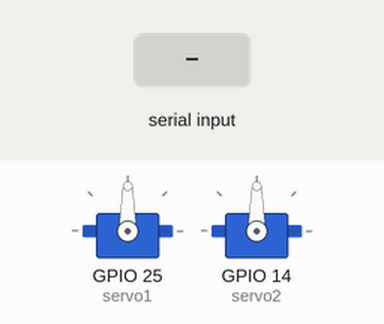
Recording of a sketch running on a simulated ESP32. Parts: 2 × servo. The test bench sets the inputs (shaded band). Nothing arrives over Bluetooth unless stated; what the sketch prints to the serial monitor is not drawn.

Above: at 1.2 s.
1.3 s: "run,45\n" received over the second serial link
At 1.44 s:
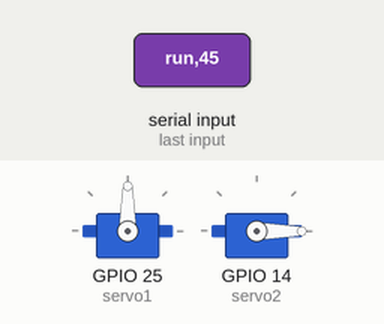
7.3 s: "move_tilt90\n" received over the second serial link
At 7.6 s:
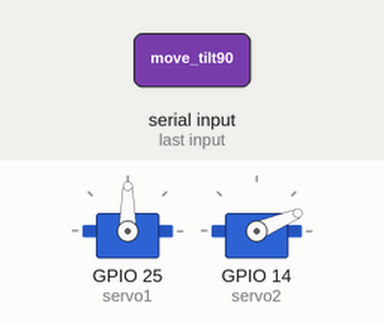
10.3 s: "pan,45\n" received over the second serial link
At 11.1 s:
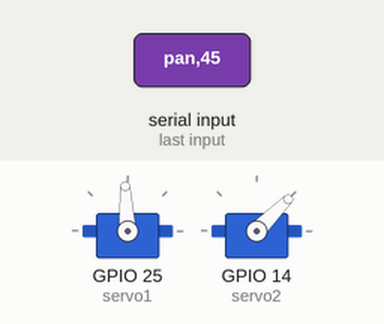
13.3 s: "move_pan,45\n" received over the second serial link
At 19.43 s:
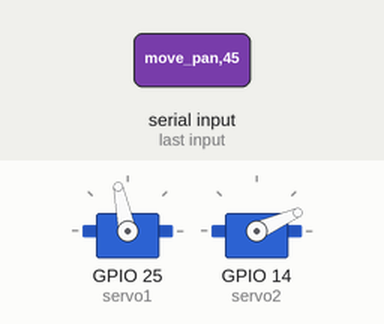
Timing chart, 0 to 25.0 s (numbered marks = the images above; inputs shaded):
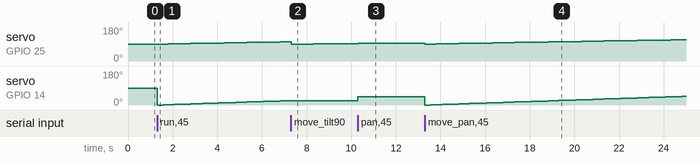

The sketch:

bluetooth_control.ino
```cpp
#include "BluetoothSerial.h"
#include <Servo.h>

// Check if Bluetooth is available
#if !defined(CONFIG_BT_ENABLED) || !defined(CONFIG_BLUEDROID_ENABLED)
#error Bluetooth is not enabled! Please run `make menuconfig` to enable it.
#endif

// Check Serial Port Profile
#if !defined(CONFIG_BT_SPP_ENABLED)
#error Serial Port Profile for Bluetooth is not available or not enabled. It is only available for the ESP32 chip.
#endif

BluetoothSerial SerialBT;
String device_name = "My";

Servo servo1;  // Create first servo object for tilt
Servo servo2;  // Create second servo object for pan

// Default servo angles
int tiltAngle = 90;  // Default tilt angle
int panAngle = 90;   // Default pan angle

unsigned long MOVING_TIME = 3000; // Moving time in milliseconds (3 seconds)
unsigned long moveStartTime;
int startTiltAngle = 90;  // Starting angle for tilt (servo1)
int stopTiltAngle  = 180;  // Stopping angle for tilt (servo1)
int startPanAngle = 0;    // Starting angle for pan (servo2)
int stopPanAngle  = 180;  // Stopping angle for pan (servo2)
bool runCommandActive = false;
bool runTiltOnly = false;
bool runPanOnly = false;


float tiltSpeedDegPerSec = 30.0;
float panSpeedDegPerSec = 30.0;


void setup() {
  Serial.begin(115200);
  SerialBT.begin(device_name);  // Bluetooth device name
  // Uncomment the next line to delete paired devices (debug only)
  // SerialBT.deleteAllBondedDevices();
  Serial.printf("The device with name \"%s\" is started.\nNow you can pair it with Bluetooth!\n", device_name.c_str());

  // Attach the servos to the designated pins
  servo1.attach(25);  // Tilt servo on pin 25
  servo2.attach(14);  // Pan servo on pin 14

  // Set initial positions
  servo1.write(tiltAngle);
  servo2.write(panAngle);
}

void loop() {
  // Check if data is available from Bluetooth
  if (SerialBT.available()) {
    String command = SerialBT.readStringUntil('\n'); // Read the incoming command
    command.trim(); // Remove any leading/trailing whitespace
    command.toLowerCase(); // Convert command to lowercase

    // Parse and execute the command
    if (command.startsWith("tilt")) {
      int angle = command.substring(5).toInt(); // Extract angle value
      if (angle >= 0 && angle <= 180) {
        tiltAngle = angle;
        servo1.write(tiltAngle);
        SerialBT.printf("Tilt angle set to %d\n", tiltAngle);
      } else {
        SerialBT.println("Invalid tilt angle! Use a value between 0 and 180.");
      }
    } else if (command.startsWith("pan")) {
      int angle = command.substring(4).toInt(); // Extract angle value
      if (angle >= 0 && angle <= 180) {
        panAngle = angle;
        servo2.write(panAngle);
        SerialBT.printf("Pan angle set to %d\n", panAngle);
      } else {
        SerialBT.println("Invalid pan angle! Use a value between 0 and 180.");
      }
    } else if (command.startsWith("run")) {
      int timeInSeconds = command.substring(4).toInt(); // Extract time value in seconds
      if (timeInSeconds > 0) {
        MOVING_TIME = timeInSeconds * 1000; // Convert to milliseconds
        moveStartTime = millis();
        runCommandActive = true;
        runTiltOnly = false;
        runPanOnly = false;
        SerialBT.printf("Running movement for %d seconds\n", timeInSeconds);
      } else {
        SerialBT.println("Invalid time! Use a positive value in seconds.");
      }
    } else if (command.startsWith("move_tilt")) {
      int timeInSeconds = command.substring(9).toInt(); // Extract time value in seconds
      if (timeInSeconds > 0) {
        MOVING_TIME = timeInSeconds * 1000; // Convert to milliseconds
        moveStartTime = millis();
        runCommandActive = false;
        runTiltOnly = true;
        SerialBT.printf("Running tilt movement for %d seconds\n", timeInSeconds);
      } else {
        SerialBT.println("Invalid time! Use a positive value in seconds.");
      }
    } else if (command.startsWith("move_pan")) {
      int timeInSeconds = command.substring(9).toInt(); // Extract time value in seconds
      if (timeInSeconds > 0) {
        MOVING_TIME = timeInSeconds * 1000; // Convert to milliseconds
        moveStartTime = millis();
        runCommandActive = false;
        runPanOnly = true;
        SerialBT.printf("Running pan movement for %d seconds\n", timeInSeconds);
      } else {
        SerialBT.println("Invalid time! Use a positive value in seconds.");
      }
    } else {
      SerialBT.println("Unknown command! Use tilt <angle>, pan <angle>, run <time>, run_tilt <time>, or run_pan <time>.");
    }
  }

  if (runCommandActive) {
    unsigned long progress = millis() - moveStartTime;  // Time passed since movement started

    if (progress <= MOVING_TIME) {
      // Calculate the current angle based on the progress for both servos
      long currentTiltAngle = map(progress, 0, MOVING_TIME, startTiltAngle, stopTiltAngle);
      long currentPanAngle = map(progress, 0, MOVING_TIME, startPanAngle, stopPanAngle);

      // Set the servo positions
      servo1.write(currentTiltAngle);
      servo2.write(currentPanAngle);
    } else {
      // When movement is complete, reverse the direction for the next loop
      delay(500);  // Wait before reversing direction
      moveStartTime = millis();  // Restart movement timer
      int tempTilt = startTiltAngle;
      startTiltAngle = stopTiltAngle;
      stopTiltAngle = tempTilt;

      int tempPan = startPanAngle;
      startPanAngle = stopPanAngle;
      stopPanAngle = tempPan;

      runCommandActive = false; // Stop the run command after one complete cycle
      SerialBT.println("Movement complete.");
    }
  }

  if (runTiltOnly) {
    unsigned long progress = millis() - moveStartTime;  // Time passed since movement started

    if (progress <= MOVING_TIME) {
      // Calculate the current angle based on the progress for tilt servo
      long currentTiltAngle = map(progress, 0, MOVING_TIME, startTiltAngle, stopTiltAngle);

      // Set the tilt servo position
      servo1.write(currentTiltAngle);
    } else {
      // When movement is complete, reverse the direction for the next loop
      delay(500);  // Wait before reversing direction
      moveStartTime = millis();  // Restart movement timer
      int tempTilt = startTiltAngle;
      startTiltAngle = stopTiltAngle;
      stopTiltAngle = tempTilt;

      runTiltOnly = false; // Stop the run_tilt command after one complete cycle
      SerialBT.println("Tilt movement complete.");
    }
  }

  if (runPanOnly) {
    unsigned long progress = millis() - moveStartTime;  // Time passed since movement started

    if (progress <= MOVING_TIME) {
      // Calculate the current angle based on the progress for pan servo
      long currentPanAngle = map(progress, 0, MOVING_TIME, startPanAngle, stopPanAngle);

      // Set the pan servo position
      servo2.write(currentPanAngle);
    } else {
      // When movement is complete, reverse the direction for the next loop
      delay(500);  // Wait before reversing direction
      moveStartTime = millis();  // Restart movement timer
      int tempPan = startPanAngle;
      startPanAngle = stopPanAngle;
      stopPanAngle = tempPan;

      runPanOnly = false; // Stop the run_pan command after one complete cycle
      SerialBT.println("Pan movement complete.");
    }
  }

  delay(20); // Small delay for stability
}
```

Measured:
- after the input at 1.3 s, servo on GPIO 25 (servo1): moves from 90° to 101° over 5.0 s, starting after 0.51 s; servo on GPIO 14 (servo2): 90° → 0° at once, → 1° 0.26 s later, → 2° 0.24 s later, → 3° 0.26 s later, … (24 changes in this stretch)
- after the input at 7.3 s, servo on GPIO 14 (servo2): stays 23° (without the input it goes to 24° after 0.02 s)
- after the input at 10.3 s, servo on GPIO 14 (servo2): 23° → 45° at once
- after the input at 13.3 s, servo on GPIO 14 (servo2): 45° → 0° at once, → 1° 0.26 s later, → 2° 0.24 s later, → 3° 0.26 s later, … (47 changes in this stretch)
